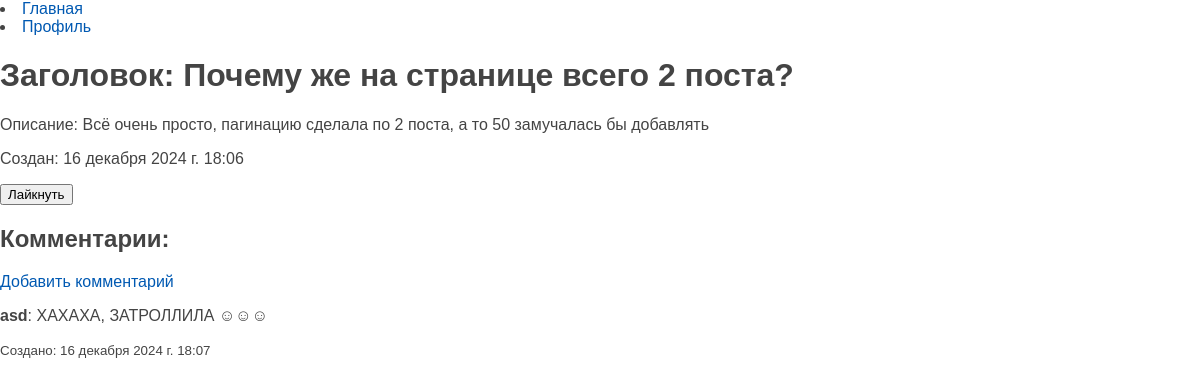
Page /posts/hahaha/ on the committed database.
### polls/models.py (models this page shows, shortened)
class Post(models.Model):
    author = models.ForeignKey(User, on_delete=models.CASCADE, related_name='posts')
    title = models.CharField(max_length=255, verbose_name="Заголовок")
    content = models.TextField(verbose_name="Содержимое")
    slug = models.SlugField(max_length=255, unique=True, db_index=True, verbose_name="URL")
    time_create = models.DateTimeField(auto_now_add=True)
    time_update = models.DateTimeField(auto_now=True)
    likes = models.ManyToManyField(User, related_name='liked_posts', blank=True)
    class Meta:
        ordering = ['-time_update']

class Comment(models.Model):
    post = models.ForeignKey(Post, related_name='comments', on_delete=models.CASCADE)
    author = models.ForeignKey(User, on_delete=models.CASCADE)
    content = models.TextField()
    created_at = models.DateTimeField(auto_now_add=True)

### polls/views.py (the view)
# urls.py: path('posts/<slug:post_slug>/', post_detail, name='post_detail'),
def post_detail(request, post_slug):
    post = get_object_or_404(Post, slug=post_slug)
    return render(request, 'polls/post_detail.html', {'post': post})

### polls/templates/polls/post_detail.html (shortened to what this page needs)
{% extends 'polls/base.html' %}
{% block content %}
<nav>
    <li><a href="{% url 'index' %}">Главная</a></li>
    <li><a href="{% url 'profile' %}">Профиль</a></li>
</nav>
<h1>Заголовок: {{ post.title }}</h1>
<p>Описание: {{ post.content }}</p>
<p>Создан: {{ post.time_update }}</p>
{% if post.author == request.user %}
<a href="{% url 'edit_post' post.slug %}">Редактировать пост</a>
<form method="post" action="{% url 'delete_post' post.slug %}" style="display:inline;">
    {% csrf_token %}
    <button type="submit">Удалить пост</button>
</form>
{% else%}
<form method="post" action="{% url 'like_post' post.slug %}" style="display:inline;">
    {% if request.user in post.likes.all %}
    <button type="submit">Убрать лайк</button>
    {% else %}
    <button type="submit">Лайкнуть</button>
    {% endif %}
</form>
{% endif %}
<h2>Комментарии:</h2>
<p><a href="{% url 'add_comment' post.slug %}">Добавить комментарий</a></p>
{% for comment in post.comments.all %}
<p><strong>{{ comment.author }}</strong>: {{ comment.content }}</p>
<p><small>Создано: {{ comment.created_at }}</small></p>
{% endfor %}
{% endblock %}

### polls/static/polls/css/styles.css (style rules this page uses)
html, body { font-family: 'Arial'; margin: 0; padding: 0; height: 100%; width: 100%; color: #444; }
a { color: #0059b2; text-decoration: none; }

### rows in the picture
Post: title "Почему же на странице всего 2 поста?", content "Всё очень просто, пагинацию сделала по 2 поста, а то 50 замучалась бы добавлять", time_update "16 декабря 2024 г. 18:06"
Comment: author "asd", content "ХАХАХА, ЗАТРОЛЛИЛА ☺☺☺", created_at "16 декабря 2024 г. 18:07"
